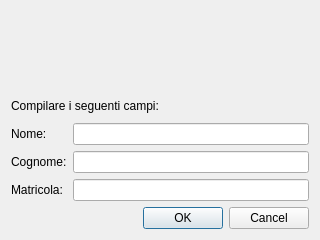
<?xml version="1.0" encoding="UTF-8"?>
<ui version="4.0">
 <class>ExamDialog</class>
 <widget class="QDialog" name="ExamDialog">
  <property name="geometry">
   <rect>
    <x>0</x>
    <y>0</y>
    <width>320</width>
    <height>240</height>
   </rect>
  </property>
  <property name="sizePolicy">
   <sizepolicy hsizetype="MinimumExpanding" vsizetype="MinimumExpanding">
    <horstretch>0</horstretch>
    <verstretch>0</verstretch>
   </sizepolicy>
  </property>
  <property name="minimumSize">
   <size>
    <width>320</width>
    <height>240</height>
   </size>
  </property>
  <property name="windowTitle">
   <string>Dialog</string>
  </property>
  <layout class="QGridLayout" name="gridLayout">
   <item row="2" column="0" colspan="3">
    <widget class="QLabel" name="label">
     <property name="enabled">
      <bool>true</bool>
     </property>
     <property name="sizePolicy">
      <sizepolicy hsizetype="Expanding" vsizetype="Fixed">
       <horstretch>0</horstretch>
       <verstretch>0</verstretch>
      </sizepolicy>
     </property>
     <property name="minimumSize">
      <size>
       <width>0</width>
       <height>23</height>
      </size>
     </property>
     <property name="text">
      <string>Compilare i seguenti campi:</string>
     </property>
    </widget>
   </item>
   <item row="6" column="0">
    <widget class="QLabel" name="labelCognome">
     <property name="text">
      <string>Cognome:</string>
     </property>
    </widget>
   </item>
   <item row="0" column="0" colspan="3">
    <widget class="QWidget" name="widgetLogo" native="true">
     <property name="styleSheet">
      <string notr="true">image: url(:/logo/resources/ant-vb.png);</string>
     </property>
    </widget>
   </item>
   <item row="4" column="0">
    <widget class="QLabel" name="labelNome">
     <property name="text">
      <string>Nome:</string>
     </property>
    </widget>
   </item>
   <item row="7" column="0">
    <widget class="QLabel" name="labelMatricola">
     <property name="text">
      <string>Matricola:</string>
     </property>
    </widget>
   </item>
   <item row="10" column="2">
    <widget class="QDialogButtonBox" name="buttonBox">
     <property name="orientation">
      <enum>Qt::Horizontal</enum>
     </property>
     <property name="standardButtons">
      <set>QDialogButtonBox::Cancel|QDialogButtonBox::Ok</set>
     </property>
    </widget>
   </item>
   <item row="4" column="1" colspan="2">
    <widget class="QLineEdit" name="lineEditNome"/>
   </item>
   <item row="6" column="1" colspan="2">
    <widget class="QLineEdit" name="lineEditCognome"/>
   </item>
   <item row="7" column="1" colspan="2">
    <widget class="QLineEdit" name="lineEditMatricola"/>
   </item>
  </layout>
 </widget>
 <resources>
  <include location="res.qrc"/>
 </resources>
 <connections>
  <connection>
   <sender>buttonBox</sender>
   <signal>rejected()</signal>
   <receiver>ExamDialog</receiver>
   <slot>reject()</slot>
   <hints>
    <hint type="sourcelabel">
     <x>316</x>
     <y>260</y>
    </hint>
    <hint type="destinationlabel">
     <x>286</x>
     <y>274</y>
    </hint>
   </hints>
  </connection>
  <connection>
   <sender>ExamDialog</sender>
   <signal>rejected()</signal>
   <receiver>ExamDialog</receiver>
   <slot>reject()</slot>
   <hints>
    <hint type="sourcelabel">
     <x>159</x>
     <y>119</y>
    </hint>
    <hint type="destinationlabel">
     <x>159</x>
     <y>119</y>
    </hint>
   </hints>
  </connection>
 </connections>
</ui>
